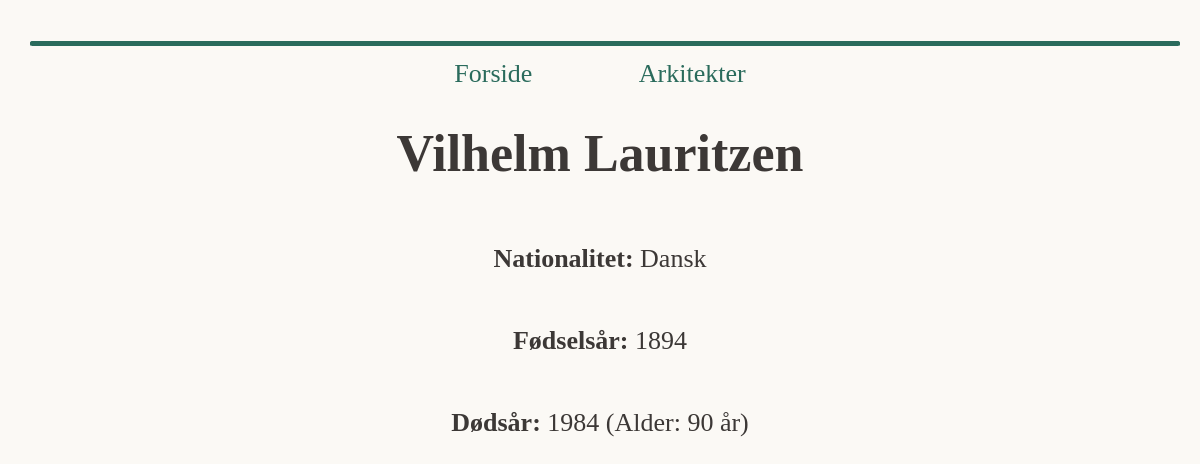
/architect?aid=8, run on the app's committed database.
### tables this page shows
CREATE TABLE architects (
    aid INTEGER PRIMARY KEY AUTOINCREMENT,
    name TEXT,
    nationality TEXT,
    birth NUMERIC,
    death NUMERIC,
    age NUMERIC
);

### app.py (the view)
@app.route("/architect")
def architect():
    architect_data = get_architect_info(int(request.args.get("aid", -1)))
    return render_template("architect.html", data=architect_data)

### app.py (called while the page is built)
def get_architect_info(aid):
    con = sqlite3.connect(DB_ARCHITECTS)
    con.row_factory = sqlite3.Row # <- så jeg kan bruge mine kolonnenavne direkte til bedre styling
    cur = con.cursor()
    query = "select * from architects where aid=?"
    cur.execute(query, (aid,))
    res = cur.fetchall()
    cur.close()
    con.close()
    return res[0]

### templates/architect.html (shortened to what this page needs)
{% extends "base.html" %}
{% block content %}
<body style="color: #3C3836;">
        <h1>{{ data[1] }}</h1>
        <p><strong>Nationalitet:</strong> {{ data[2] }}</p>
        <p><strong>Fødselsår:</strong> {{ data[3] }}</p>
        {% if data[4] %}
            <p><strong>Dødsår:</strong> {{ data[4] }} (Alder: {{ data[5] }} år)</p>
        {% else %}
            <p><strong>Status:</strong> Nuværende alder er ikke angivet (Arkitekt er <i>nulevende</i>)</p>
        {% endif %}
</body>
{% endblock %}

### static/main.css (style rules this page uses)
body { background-color: #FBF9F5; }

### data on the page
architects: name "Vilhelm Lauritzen", nationality "Dansk", birth "1894", death "1984", age "90"
